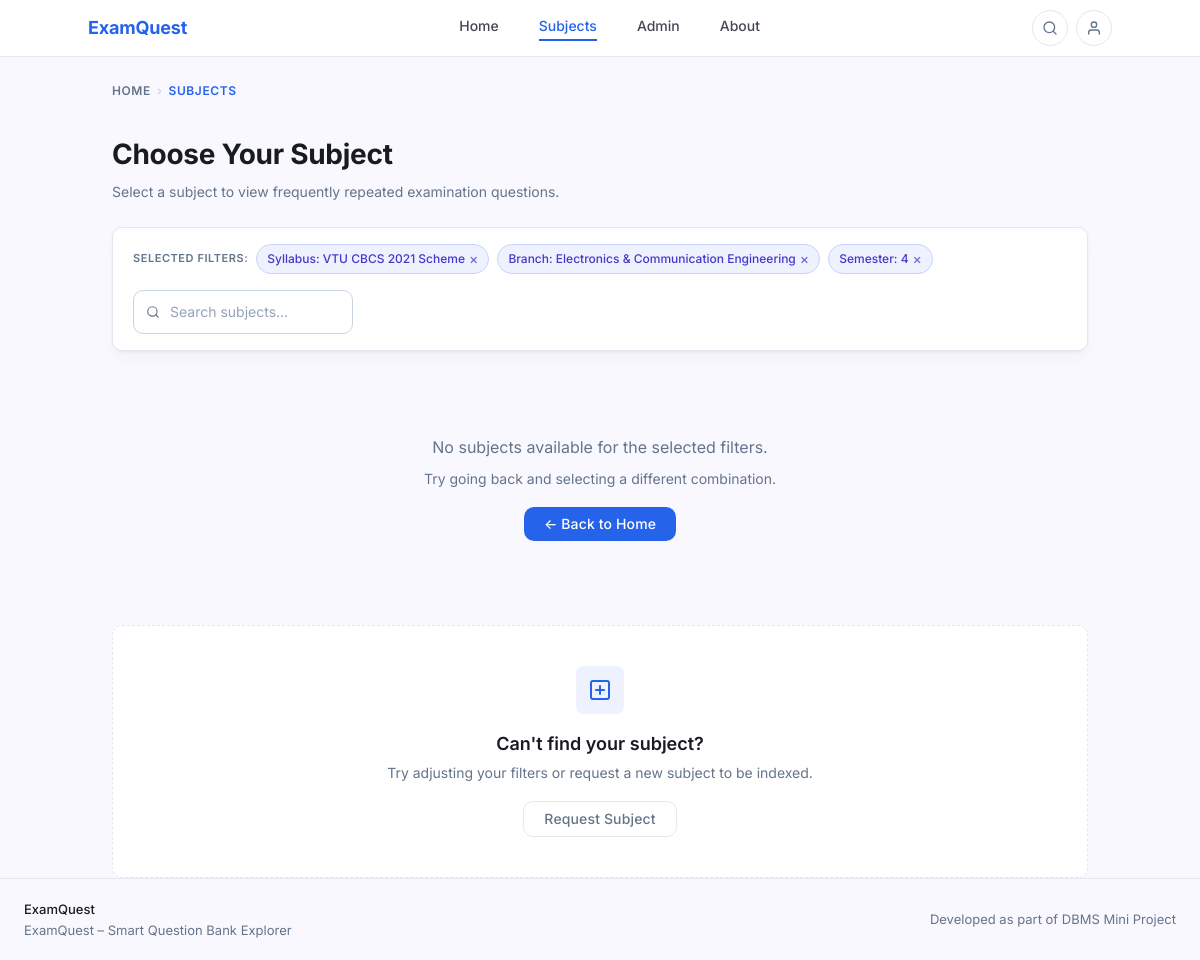
The page /subject.php?syllabus_id=1&branch_id=2&semester=4 on the database as committed earlier.
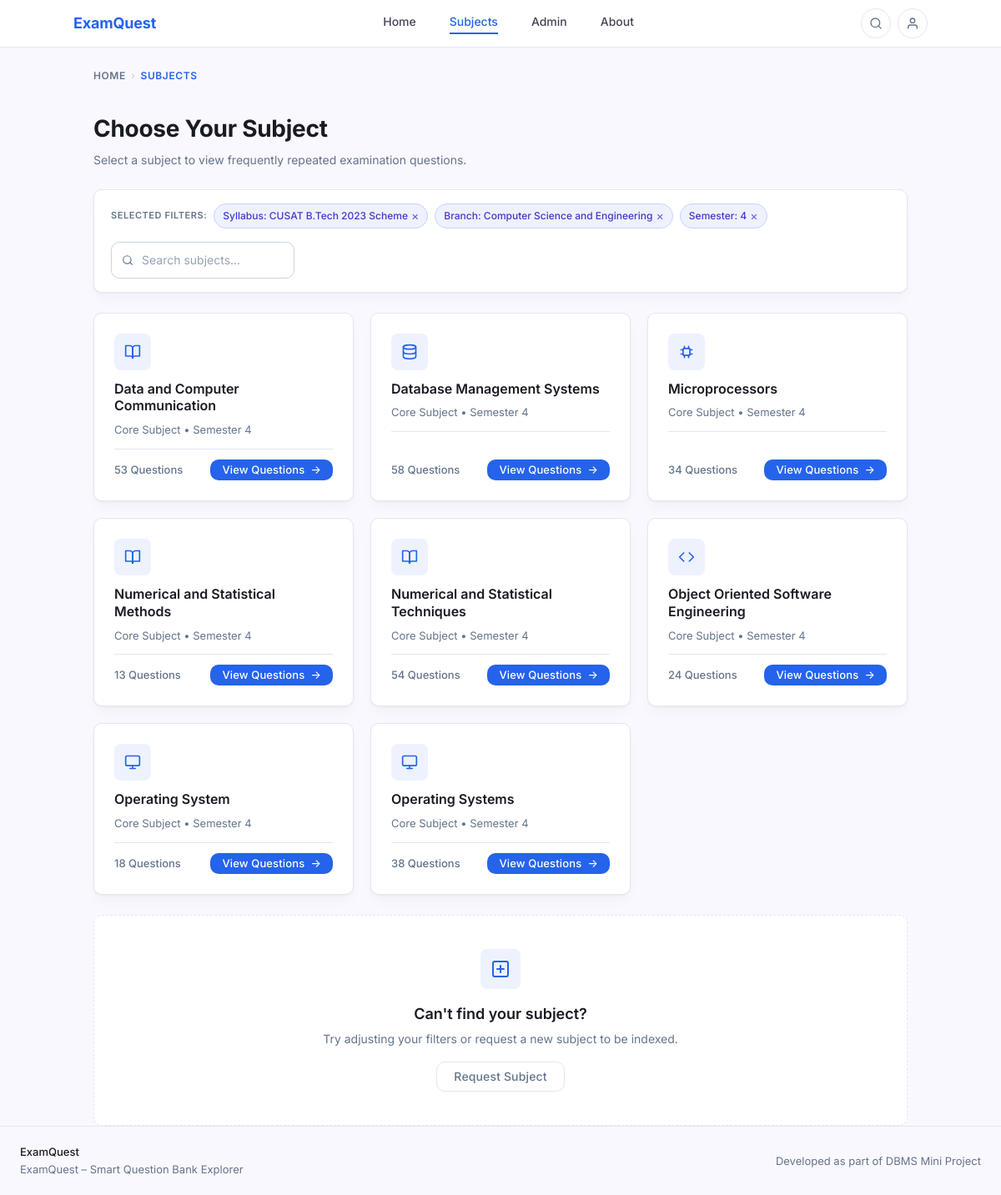
The same page on the database as committed later.
### tables this page shows
CREATE TABLE syllabus (
    syllabus_id     INT AUTO_INCREMENT PRIMARY KEY,
    regulation_year VARCHAR(100) NOT NULL
);

CREATE TABLE branch (
    branch_id   INT AUTO_INCREMENT PRIMARY KEY,
    branch_name VARCHAR(100) NOT NULL
);

CREATE TABLE subject (
    subject_id   INT AUTO_INCREMENT PRIMARY KEY,
    subject_name VARCHAR(200) NOT NULL,
    semester     VARCHAR(10)  NOT NULL,
    subject_type VARCHAR(50)  NOT NULL DEFAULT 'Core Subject',
    syllabus_id  INT NOT NULL,
    branch_id    INT NOT NULL,
    UNIQUE KEY uq_subject (subject_name(150), semester, syllabus_id, branch_id),
    FOREIGN KEY (syllabus_id) REFERENCES syllabus(syllabus_id) ON DELETE CASCADE,
    FOREIGN KEY (branch_id)   REFERENCES branch(branch_id)     ON DELETE CASCADE
);

### subject.php (the view, shortened to what the changed rows need)
<?php
require_once 'db.php';
$syllabus_id = intval($_GET['syllabus_id'] ?? 0);
$branch_id   = intval($_GET['branch_id']   ?? 0);
$semester    = trim($_GET['semester']       ?? '');
$stmt = $conn->prepare('SELECT regulation_year FROM syllabus WHERE syllabus_id = ?');
$stmt->bind_param('i', $syllabus_id);
$stmt->execute();
$syllabus_label = $stmt->get_result()->fetch_assoc()['regulation_year'] ?? 'Unknown';
$stmt = $conn->prepare('SELECT branch_name FROM branch WHERE branch_id = ?');
$stmt->bind_param('i', $branch_id);
$stmt->execute();
$branch_label = $stmt->get_result()->fetch_assoc()['branch_name'] ?? 'Unknown';
$stmt = $conn->prepare('
    SELECT s.subject_id, s.subject_name, s.semester, s.subject_type,
           COUNT(q.question_id) AS question_count
    FROM subject s
    LEFT JOIN questions q ON q.subject_id = s.subject_id
    WHERE s.syllabus_id = ? AND s.branch_id = ? AND s.semester = ?
    GROUP BY s.subject_id
    ORDER BY s.subject_name ASC
');
$stmt->bind_param('iis', $syllabus_id, $branch_id, $semester);
$stmt->execute();
$subjects_result = $stmt->get_result();
$subjects = [];
while ($row = $subjects_result->fetch_assoc()) {
    $subjects[] = $row;
}
function getSubjectIconSvg(string $name): string {
    $n = strtolower($name);
    if (str_contains($n, 'database') || str_contains($n, 'dbms')) {
        return '<svg xmlns="http://www.w3.org/2000/svg" viewBox="0 0 24 24" fill="none" stroke="currentColor" stroke-width="2" stroke-linecap="round" stroke-linejoin="round"><ellipse cx="12" cy="5" rx="9" ry="3"/><path d="M21 12c0 1.66-4 3-9 3s-9-1.34-9-3"/><path d="M3 5v14c0 1.66 4 3 9 3s9-1.34 9-3V5"/></svg>';
    }
    if (str_contains($n, 'operating') || str_contains($n, 'os')) {
        return '<svg xmlns="http://www.w3.org/2000/svg" viewBox="0 0 24 24" fill="none" stroke="currentColor" stroke-width="2" stroke-linecap="round" stroke-linejoin="round"><rect x="2" y="3" width="20" height="14" rx="2" ry="2"/><line x1="8" y1="21" x2="16" y2="21"/><line x1="12" y1="17" x2="12" y2="21"/></svg>';
    }
    if (str_contains($n, 'software')) {
        return '<svg xmlns="http://www.w3.org/2000/svg" viewBox="0 0 24 24" fill="none" stroke="currentColor" stroke-width="2" stroke-linecap="round" stroke-linejoin="round"><polyline points="16 18 22 12 16 6"/><polyline points="8 6 2 12 8 18"/></svg>';
    }
    if (str_contains($n, 'micro') || str_contains($n, 'embedded') || str_contains($n, 'vlsi')) {
        return '<svg xmlns="http://www.w3.org/2000/svg" viewBox="0 0 24 24" fill="none" stroke="currentColor" stroke-width="2" stroke-linecap="round" stroke-linejoin="round"><rect x="7" y="7" width="10" height="10" rx="1"/><path d="M9 7V4M15 7V4M9 20v-3M15 20v-3M4 9H7M4 15H7M17 9h3M17 15h3"/></svg>';
    }
    return '<svg xmlns="http://www.w3.org/2000/svg" viewBox="0 0 24 24" fill="none" stroke="currentColor" stroke-width="2" stroke-linecap="round" stroke-linejoin="round"><path d="M2 3h6a4 4 0 0 1 4 4v14a3 3 0 0 0-3-3H2z"/><path d="M22 3h-6a4 4 0 0 0-4 4v14a3 3 0 0 1 3-3h7z"/></svg>';
}
?>
<!DOCTYPE html>
<html lang="en">
<head>
    <link rel="stylesheet" href="style.css">
</head>
<body>
<main>
    <div class="container">
        <div class="subjects-header">
            <h1>Choose Your Subject</h1>
        </div>
        <div class="card filter-bar" style="padding:16px 20px;">
            <div class="filter-bar__left">
                <span class="filter-bar__label">Selected Filters:</span>
                <span class="chip">
                    Syllabus: <?= htmlspecialchars($syllabus_label, ENT_QUOTES, 'UTF-8') ?>
                    <a href="index.php" title="Change syllabus">×</a>
                </span>
                <span class="chip">
                    Branch: <?= htmlspecialchars($branch_label, ENT_QUOTES, 'UTF-8') ?>
                    <a href="index.php" title="Change branch">×</a>
                </span>
                <span class="chip">
                    Semester: <?= htmlspecialchars($semester, ENT_QUOTES, 'UTF-8') ?>
                    <a href="index.php" title="Change semester">×</a>
                </span>
            </div>
        </div>
        <?php if (empty($subjects)): ?>
        <div style="text-align:center;padding:60px 24px;color:var(--color-secondary-text);">
            <p style="font-size:16px;margin-bottom:8px;">No subjects available for the selected filters.</p>
            <p style="font-size:14px;">Try going back and selecting a different combination.</p>
            <a href="index.php" class="btn btn--primary" style="margin-top:16px;">← Back to Home</a>
        </div>
        <?php else: ?>
        <div class="subject-grid" id="subjectGrid">
            <?php foreach ($subjects as $subj): ?>
            <div class="card subject-card" data-name="<?= htmlspecialchars(strtolower($subj['subject_name']), ENT_QUOTES, 'UTF-8') ?>">
                <div class="subject-card__icon">
                    <?= getSubjectIconSvg($subj['subject_name']) ?>
                </div>
                <h3 class="subject-card__name"><?= htmlspecialchars($subj['subject_name'], ENT_QUOTES, 'UTF-8') ?></h3>
                <p class="subject-card__meta">
                    <?= htmlspecialchars($subj['subject_type'], ENT_QUOTES, 'UTF-8') ?>
                    &bull; Semester <?= htmlspecialchars($subj['semester'], ENT_QUOTES, 'UTF-8') ?>
                </p>
                <div class="subject-card__divider"></div>
                <div class="subject-card__footer">
                    <span class="subject-card__count"><?= intval($subj['question_count']) ?> Questions</span>
                    <a href="questions.php?subject_id=<?= $subj['subject_id'] ?>&syllabus_id=<?= $syllabus_id ?>&branch_id=<?= $branch_id ?>&semester=<?= urlencode($semester) ?>"
                       class="btn btn--primary btn--sm">
                        View Questions &nbsp;→
                    </a>
                </div>
            </div>
            <?php endforeach; ?>
        </div>
        <?php endif; ?>
    </div>
</main>
</body>
</html>

Rows that differ between the two databases and show on the page:
changed syllabus: regulation_year "VTU CBCS 2021 Scheme" → "CUSAT B.Tech 2023 Scheme"
changed branch: branch_name "Electronics & Communication Engineering" → "Computer Science and Engineering"
now on this page (row edited): subject: subject_name "Data and Computer Communication", subject_type "Core Subject", semester "4", question_count "53"
now on this page (row edited): subject: subject_name "Database Management Systems", subject_type "Core Subject", semester "4", question_count "58"
now on this page (row edited): subject: subject_name "Microprocessors", subject_type "Core Subject", semester "4", question_count "34"
now on this page (row edited): subject: subject_name "Numerical and Statistical Methods", subject_type "Core Subject", semester "4", question_count "13"
now on this page (row edited): subject: subject_name "Numerical and Statistical Techniques", subject_type "Core Subject", semester "4", question_count "54"
now on this page (row edited): subject: subject_name "Object Oriented Software Engineering", subject_type "Core Subject", semester "4", question_count "24"
now on this page (row edited): subject: subject_name "Operating System", subject_type "Core Subject", semester "4", question_count "18"
now on this page (row edited): subject: subject_name "Operating Systems", subject_type "Core Subject", semester "4", question_count "38"
Other text that changed with them:
text no longer shown: "No subjects available for the selected filters. Try going back and selecting a different combination. ← Back to Home"
